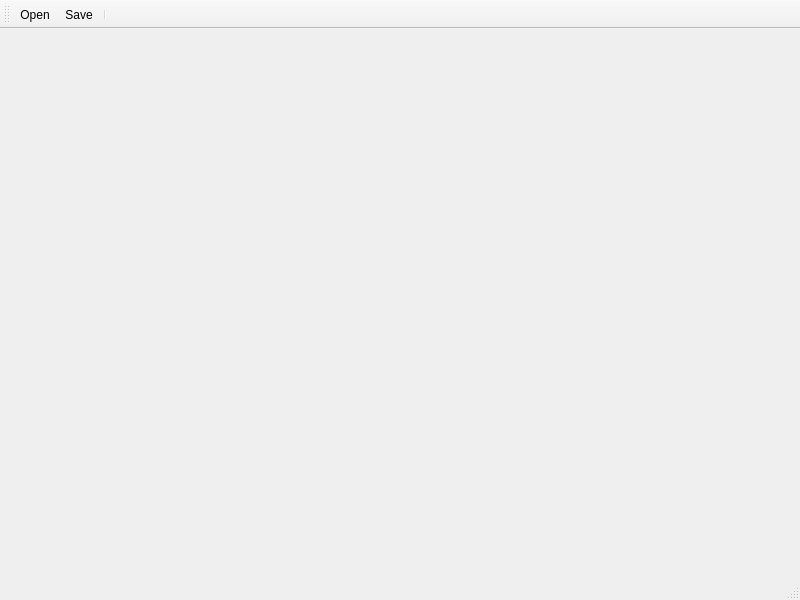
<?xml version="1.0" encoding="UTF-8"?>
<ui version="4.0">
 <class>MainWindow</class>
 <widget class="QMainWindow" name="MainWindow">
  <property name="geometry">
   <rect>
    <x>0</x>
    <y>0</y>
    <width>800</width>
    <height>600</height>
   </rect>
  </property>
  <property name="windowTitle">
   <string>MainWindow</string>
  </property>
  <widget class="QWidget" name="centralwidget">
   <layout class="QHBoxLayout" name="centralLayout"/>
  </widget>
  <widget class="QStatusBar" name="statusbar"/>
  <widget class="QToolBar" name="toolBar">
   <property name="windowTitle">
    <string>toolBar</string>
   </property>
   <attribute name="toolBarArea">
    <enum>TopToolBarArea</enum>
   </attribute>
   <attribute name="toolBarBreak">
    <bool>false</bool>
   </attribute>
   <addaction name="actionOpen"/>
   <addaction name="actionSave"/>
   <addaction name="separator"/>
  </widget>
  <action name="actionOpen">
   <property name="icon">
    <iconset>
     <normaloff>:/images/open.png</normaloff>:/images/open.png</iconset>
   </property>
   <property name="text">
    <string>&amp;Open...</string>
   </property>
   <property name="shortcut">
    <string>Ctrl+O</string>
   </property>
  </action>
  <action name="actionSave">
   <property name="icon">
    <iconset>
     <normaloff>:/images/save.png</normaloff>:/images/save.png</iconset>
   </property>
   <property name="text">
    <string>&amp;Save</string>
   </property>
   <property name="toolTip">
    <string>Save image</string>
   </property>
   <property name="shortcut">
    <string>Ctrl+S</string>
   </property>
  </action>
 </widget>
 <resources>
  <include location="../../psqp.qrc"/>
 </resources>
 <connections/>
</ui>
